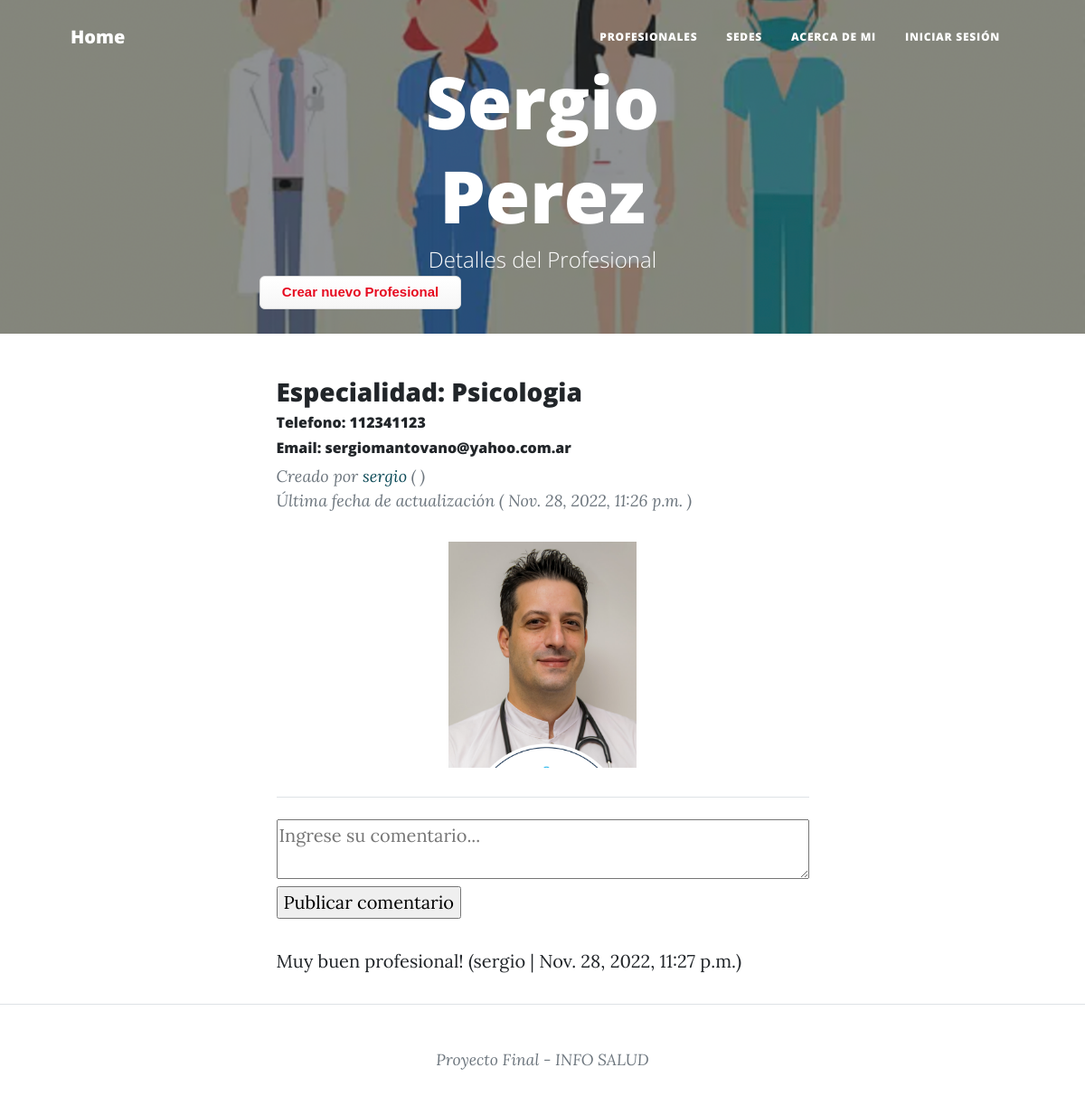
Page /profesional/profesional/16/detail/ on the committed database.
### profesional/models.py (models this page shows, shortened)
class Profesional(models.Model):
    name = models.CharField(max_length=40)
    last_name = models.CharField(max_length=40)
    email = models.EmailField()
    especialidad = models.CharField(max_length=40)
    tel= models.IntegerField()
    description = RichTextField(null=True, blank=True)
    image = models.ImageField(upload_to='profesional', null=True, blank=True)
    owner = models.ForeignKey(User, on_delete=models.CASCADE)
    comments = models.ManyToManyField(
        User, through="Comment", related_name="comments_owned"
    )
    created_at = models.DateTimeField(auto_now_add=True, null=True)
    updated_at = models.DateTimeField(auto_now=True, null=True)
    class Meta:
        unique_together = (
            "name",
            "last_name",
            "especialidad",
            "tel",
        )
        ordering = ["-created_at"]

class Comment(models.Model):
    text = models.TextField(
        validators=[
            MinLengthValidator(10, "El comentario debe ser mayor de 10 caracteres")
        ]
    )
    profesional = models.ForeignKey(Profesional, on_delete=models.CASCADE)
    owner = models.ForeignKey(User, on_delete=models.CASCADE)
    created_at = models.DateTimeField(auto_now_add=True)
    updated_at = models.DateTimeField(auto_now=True)

### profesional/views.py (the view)
# urls.py: path("profesional/<int:pk>/detail/", views.ProfesionalDetailView.as_view(), name="profesional-detail"),
class ProfesionalDetailView(DetailView):
    model = Profesional
    template_name = "profesional/profesional_detail.html"
    fields = ["name", "last_name","email", "especialidad","tel", "description", "image"]
    def get(self, request, pk):
        profesional = Profesional.objects.get(id=pk)
        comments = Comment.objects.filter(profesional=profesional).order_by("-updated_at")
        comment_form = CommentForm()
        context = {
            "profesional": profesional,
            "comments": comments,
            "comment_form": comment_form,
        }
        return render(request, self.template_name, context)

### profesional/forms.py
class CommentForm(forms.Form):
    comment_text = forms.CharField(
        label="",
        required=False,
        max_length=500,
        min_length=10,
        strip=True,
        widget=forms.Textarea(
            attrs={
                "class": "comment-text",
                "placeholder": "Ingrese su comentario...",
                "required": "True",
                "max_length": 500,
                "min_length": 10,
                "rows": 2,
                "cols": 10,
                "style":"min-width: 100%",
            }
        ),
    )

### profesional/templates/profesional/profesional_detail.html (shortened to what this page needs)
{% extends "home/index.html" %}
{% load static %}
{% block my_blog_header %}
<header class="masthead" style="background-image: url('/static/home/assets/img/medicos.png')">
    <div class="container position-relative px-4 px-lg-5">
        <div class="row gx-4 gx-lg-5 justify-content-center">
            <div class="col-md-15 col-lg-16 col-xl-14">
                <div class="site-heading">
                    <h1>{{ profesional.name }}</h1>
                    <h1>{{ profesional.last_name }}</h1>
                    <span class="subheading">Detalles del Profesional</span>
                </div>
            </div>
        </div>
        <a class="button_custom" href="{% url 'profesional:profesional-add' %}">Crear nuevo Profesional</a>
    </div>
</header>
{% endblock %}
{% block my_blog_content %}
<div class="post-preview">
    <h3 class="post-subtitle">Especialidad: {{ profesional.especialidad }}</h3>
    <h6 class="post-subtitle">Telefono: {{ profesional.tel }}</h6>
    <h6 class="post-subtitle">Email: {{ profesional.email }}</h6>
    <p class="post-meta">
        Creado por
        <span style="color: #0b4956;" href="">{{ profesional.owner.username }}</span>
        ( {{ course.created_at }} )
        <br>
        Última fecha de actualización ( {{ profesional.updated_at }} )
    </p>
    {% if profesional.image %}
        <div style="text-align: center;">
            <img height="250px" src="{{ profesional.image.url }}">
        </div>
    {% endif %}
    <hr class="my-4" />
    <form method="POST" action="{% url 'profesional:comment-create' profesional.id %}">
        {{ comment_form }}
    <input type="submit" value="Publicar comentario">
    </form>
    {% for comment in comments %}
        <p> {{ comment.text }}
            ({{ comment.owner.username }} | {{ comment.updated_at }})
        </p>
    {% endfor %}
</div>
{% endblock %}

### home/templates/home/index.html (shortened to what this page needs)
<!DOCTYPE html>
<html lang="en">
    <head>
        {% load static %}
        <link href="{% static 'home/css/styles.css' %}" rel="stylesheet" />
    </head>
    <body>
        <nav class="navbar navbar-expand-lg navbar-light" id="mainNav">
            <div class="container px-4 px-lg-5">
                <a class="navbar-brand" href="{% url 'home:index' %}">Home</a>
                <div class="collapse navbar-collapse" id="navbarResponsive">
                    <ul class="navbar-nav ms-auto py-4 py-lg-0">
                        <li class="nav-item"><a class="nav-link px-lg-3 py-3 py-lg-4" href="{% url 'profesional:profesional-list' %}">Profesionales</a></li>
                        <li class="nav-item"><a class="nav-link px-lg-3 py-3 py-lg-4" href="{% url 'sede:sede-list' %}">Sedes</a></li>
                        <li class="nav-item"><a class="nav-link px-lg-3 py-3 py-lg-4" href="{% url 'home:about_me' %}">Acerca de mi</a></li>
                        {% if user.is_authenticated %}
                        <li class="nav-item"><a class="nav-link px-lg-3 py-3 py-lg-4" href="{% url 'home:user-profile' %}">Editar usuario</a></li>
                        <li class="nav-item"><a class="nav-link px-lg-3 py-3 py-lg-4" href="{% url 'logout' %}">Cerrar Sesión - {{ user.username }}</a></li>
                        {% else %}
                        <li class="nav-item"><a class="nav-link px-lg-3 py-3 py-lg-4" href="{% url 'login' %}">Iniciar Sesión</a></li>
                        {% endif %}
                    </ul>
                </div>
            </div>
        </nav>
        {% block my_blog_header %}{% endblock %}
        <div class="container px-4 px-lg-5">
            <div class="row gx-4 gx-lg-5 justify-content-center">
                <div class="col-md-10 col-lg-8 col-xl-7">
                    {% block my_blog_content %}{% endblock %}
                </div>
            </div>
        </div>
        <footer class="border-top">
            <div class="container px-4 px-lg-5">
                <div class="row gx-4 gx-lg-5 justify-content-center">
                    <div class="col-md-10 col-lg-8 col-xl-7">
                        <div class="small text-center text-muted fst-italic">Proyecto Final - INFO SALUD</div>
                    </div>
                </div>
            </div>
        </footer>
    </body>
</html>

### rows in the picture
Profesional: name "Sergio", last_name "Perez", especialidad "Psicologia", tel "112341123", email "sergiomantovano@yahoo.com.ar", owner.username "sergio", updated_at "Nov. 28, 2022, 11:26 p.m.", image (picture)
Comment: text "Muy buen profesional!", owner.username "sergio", updated_at "Nov. 28, 2022, 11:27 p.m."
